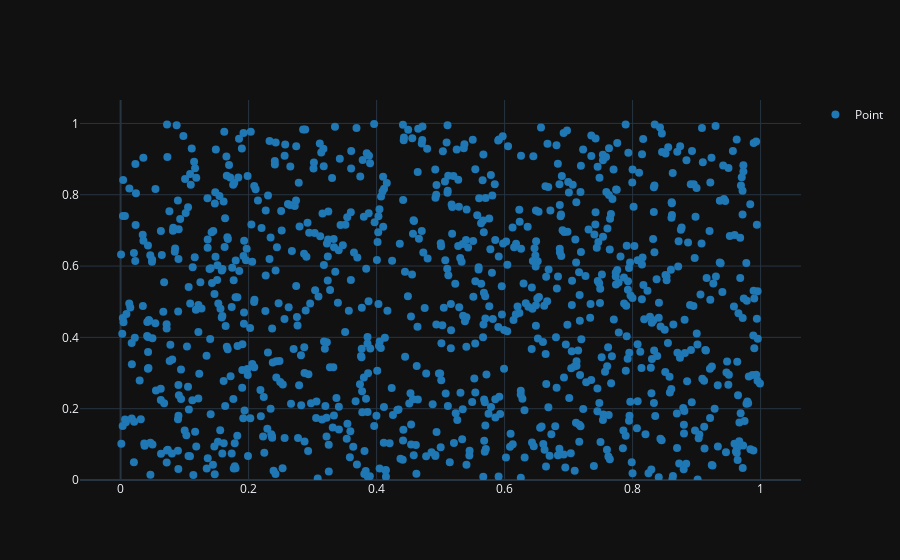

Here is the notebook cell this chart was saved with:
### Markdown cell above
# Working

### Code cell
a = np.random.random(1000)
b = np.random.random(1000)
df = pd.DataFrame({'a': a, 'b': b})

ggplot(df, aes(x='a', y='b')) + geom_point() + theme_dark()

### Figure 1 — Plotly figure (JSON) as saved in the notebook; plotly's stock layout.template omitted (floating-point values rounded to 4 significant figures; data arrays with more than 128 entries replaced by an {"elided": "..."} marker saying what was removed)
{"data": [{"marker": {"color": "#1f77b4", "size": 8}, "mode": "markers", "name": "Point", "opacity": 1, "showlegend": true, "type": "scatter", "x": {"elided": "1000 float values"}, "xaxis": "x", "y": {"elided": "1000 float values"}, "yaxis": "y"}], "layout": {"xaxis": {"anchor": "y", "domain": [0, 1]}, "yaxis": {"anchor": "x", "domain": [0, 1], "rangemode": "tozero"}}}
